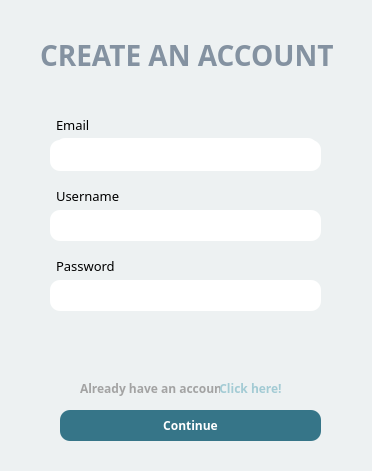
<?xml version="1.0" encoding="UTF-8"?>
<ui version="4.0">
 <class>MainWindow</class>
 <widget class="QMainWindow" name="MainWindow">
  <property name="geometry">
   <rect>
    <x>0</x>
    <y>0</y>
    <width>372</width>
    <height>471</height>
   </rect>
  </property>
  <property name="minimumSize">
   <size>
    <width>372</width>
    <height>471</height>
   </size>
  </property>
  <property name="maximumSize">
   <size>
    <width>372</width>
    <height>471</height>
   </size>
  </property>
  <property name="windowTitle">
   <string>MainWindow</string>
  </property>
  <property name="styleSheet">
   <string notr="true">background-color: #edf1f2;</string>
  </property>
  <widget class="QWidget" name="centralwidget">
   <widget class="QLabel" name="label">
    <property name="geometry">
     <rect>
      <x>40</x>
      <y>40</y>
      <width>311</width>
      <height>31</height>
     </rect>
    </property>
    <property name="font">
     <font>
      <family>Microsoft Tai Le</family>
      <pointsize>21</pointsize>
      <weight>75</weight>
      <bold>true</bold>
     </font>
    </property>
    <property name="styleSheet">
     <string notr="true">color: #8492a1;</string>
    </property>
    <property name="text">
     <string>CREATE AN ACCOUNT</string>
    </property>
   </widget>
   <widget class="QLabel" name="label_2">
    <property name="geometry">
     <rect>
      <x>56</x>
      <y>118</y>
      <width>47</width>
      <height>13</height>
     </rect>
    </property>
    <property name="font">
     <font>
      <family>Microsoft PhagsPa</family>
      <pointsize>10</pointsize>
     </font>
    </property>
    <property name="text">
     <string>Email</string>
    </property>
   </widget>
   <widget class="QLabel" name="label_3">
    <property name="geometry">
     <rect>
      <x>56</x>
      <y>188</y>
      <width>71</width>
      <height>16</height>
     </rect>
    </property>
    <property name="font">
     <font>
      <family>Microsoft PhagsPa</family>
      <pointsize>10</pointsize>
     </font>
    </property>
    <property name="text">
     <string>Username</string>
    </property>
   </widget>
   <widget class="QTextBrowser" name="textBrowser">
    <property name="geometry">
     <rect>
      <x>56</x>
      <y>138</y>
      <width>261</width>
      <height>31</height>
     </rect>
    </property>
    <property name="cursor" stdset="0">
     <cursorShape>IBeamCursor</cursorShape>
    </property>
    <property name="styleSheet">
     <string notr="true">background-color: white;
border-radius: 9px;</string>
    </property>
   </widget>
   <widget class="QLabel" name="label_4">
    <property name="geometry">
     <rect>
      <x>56</x>
      <y>258</y>
      <width>71</width>
      <height>16</height>
     </rect>
    </property>
    <property name="font">
     <font>
      <family>Microsoft PhagsPa</family>
      <pointsize>10</pointsize>
     </font>
    </property>
    <property name="text">
     <string>Password</string>
    </property>
   </widget>
   <widget class="QPushButton" name="B_Continue">
    <property name="geometry">
     <rect>
      <x>60</x>
      <y>410</y>
      <width>261</width>
      <height>31</height>
     </rect>
    </property>
    <property name="font">
     <font>
      <family>Yu Gothic UI Semilight</family>
      <pointsize>9</pointsize>
      <weight>75</weight>
      <italic>false</italic>
      <bold>true</bold>
     </font>
    </property>
    <property name="cursor">
     <cursorShape>PointingHandCursor</cursorShape>
    </property>
    <property name="styleSheet">
     <string notr="true">color: white;
background-color: #367588;
border-radius: 10px;</string>
    </property>
    <property name="text">
     <string>Continue</string>
    </property>
   </widget>
   <widget class="QLineEdit" name="B_Email">
    <property name="geometry">
     <rect>
      <x>50</x>
      <y>140</y>
      <width>271</width>
      <height>31</height>
     </rect>
    </property>
    <property name="styleSheet">
     <string notr="true">background-color: white;
color: black;
border-radius: 10px;</string>
    </property>
    <property name="readOnly">
     <bool>false</bool>
    </property>
    <property name="placeholderText">
     <string/>
    </property>
   </widget>
   <widget class="QLineEdit" name="B_Username">
    <property name="geometry">
     <rect>
      <x>50</x>
      <y>210</y>
      <width>271</width>
      <height>31</height>
     </rect>
    </property>
    <property name="styleSheet">
     <string notr="true">background-color: white;
color: black;
border-radius: 10px;</string>
    </property>
    <property name="readOnly">
     <bool>false</bool>
    </property>
    <property name="placeholderText">
     <string/>
    </property>
   </widget>
   <widget class="QLineEdit" name="B_Password">
    <property name="geometry">
     <rect>
      <x>50</x>
      <y>280</y>
      <width>271</width>
      <height>31</height>
     </rect>
    </property>
    <property name="styleSheet">
     <string notr="true">background-color: white;
color: black;
border-radius: 10px;</string>
    </property>
    <property name="echoMode">
     <enum>QLineEdit::Password</enum>
    </property>
    <property name="readOnly">
     <bool>false</bool>
    </property>
    <property name="placeholderText">
     <string/>
    </property>
   </widget>
   <widget class="QLabel" name="label_6">
    <property name="geometry">
     <rect>
      <x>80</x>
      <y>380</y>
      <width>161</width>
      <height>16</height>
     </rect>
    </property>
    <property name="font">
     <font>
      <family>Yu Gothic</family>
      <weight>75</weight>
      <bold>true</bold>
     </font>
    </property>
    <property name="styleSheet">
     <string notr="true">color: rgb(163, 163, 163);</string>
    </property>
    <property name="text">
     <string>Already have an account?</string>
    </property>
   </widget>
   <widget class="QPushButton" name="B_Click1">
    <property name="geometry">
     <rect>
      <x>220</x>
      <y>380</y>
      <width>61</width>
      <height>16</height>
     </rect>
    </property>
    <property name="font">
     <font>
      <family>Sitka Text</family>
      <weight>75</weight>
      <bold>true</bold>
     </font>
    </property>
    <property name="cursor">
     <cursorShape>PointingHandCursor</cursorShape>
    </property>
    <property name="styleSheet">
     <string notr="true">color: rgb(163, 203, 212);
border-radius: 10;</string>
    </property>
    <property name="text">
     <string>Click here!</string>
    </property>
   </widget>
  </widget>
  <widget class="QStatusBar" name="statusbar"/>
 </widget>
 <resources/>
 <connections/>
</ui>
